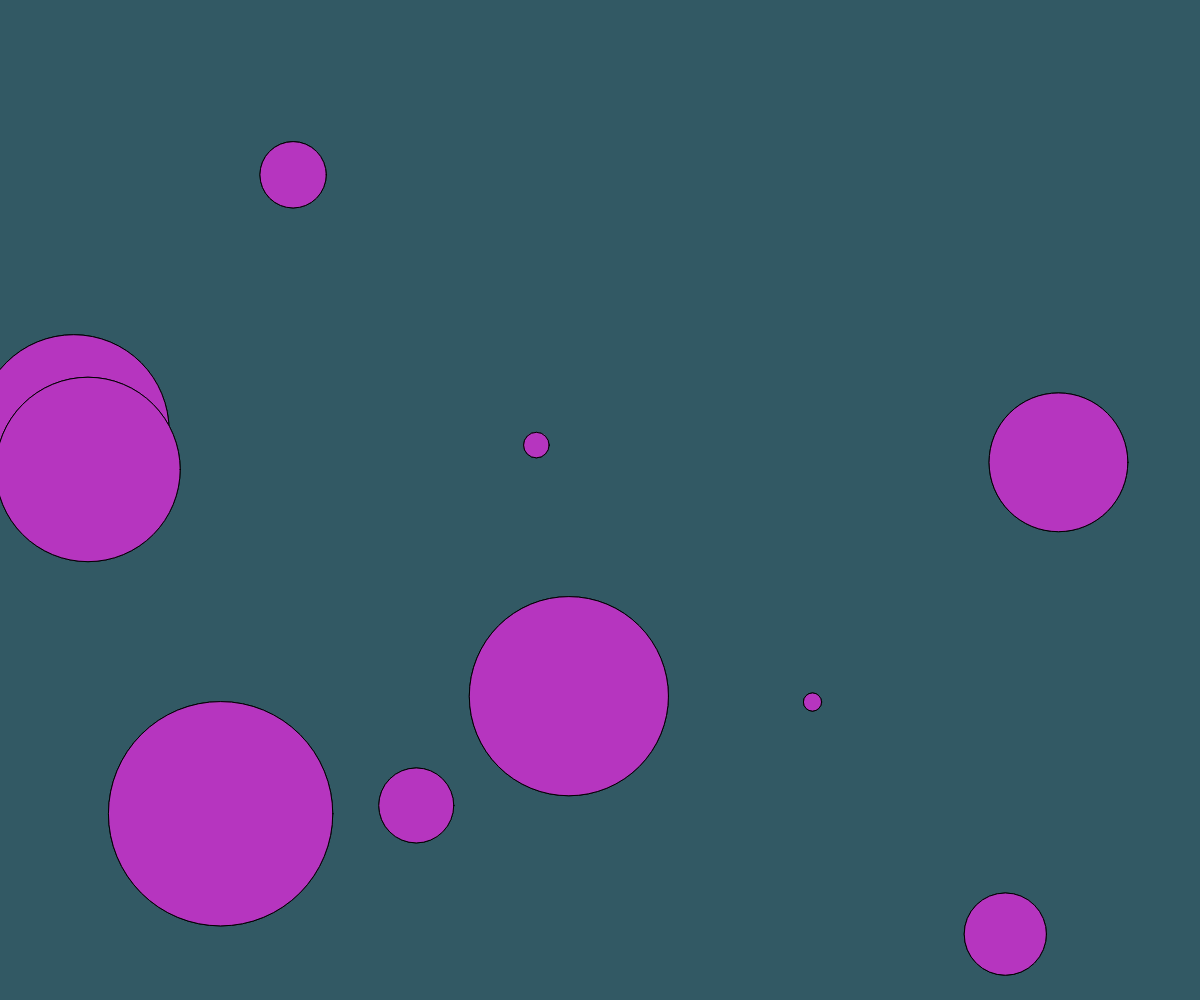
Frame 1 (no input)
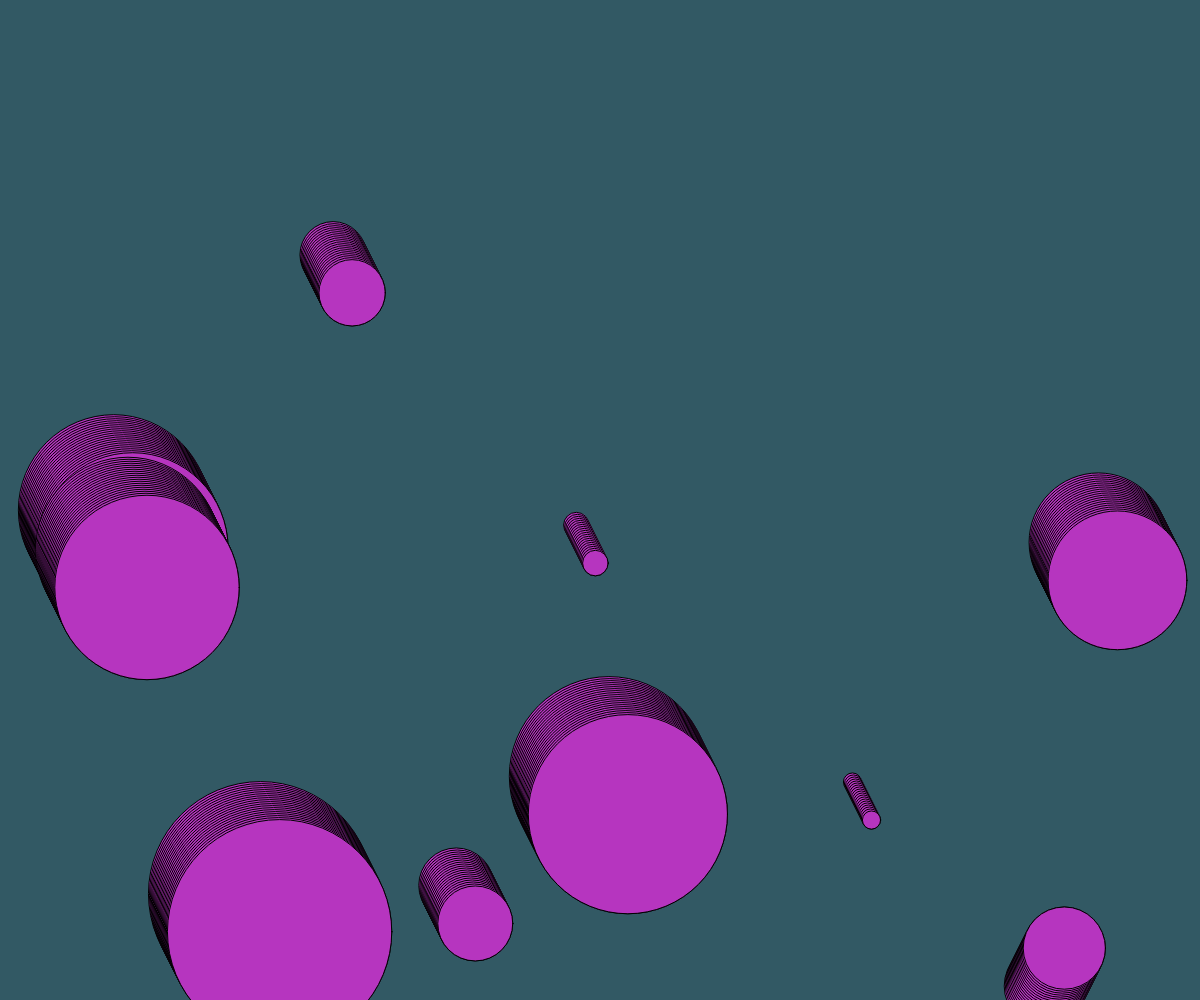
Frame 60 (no input)
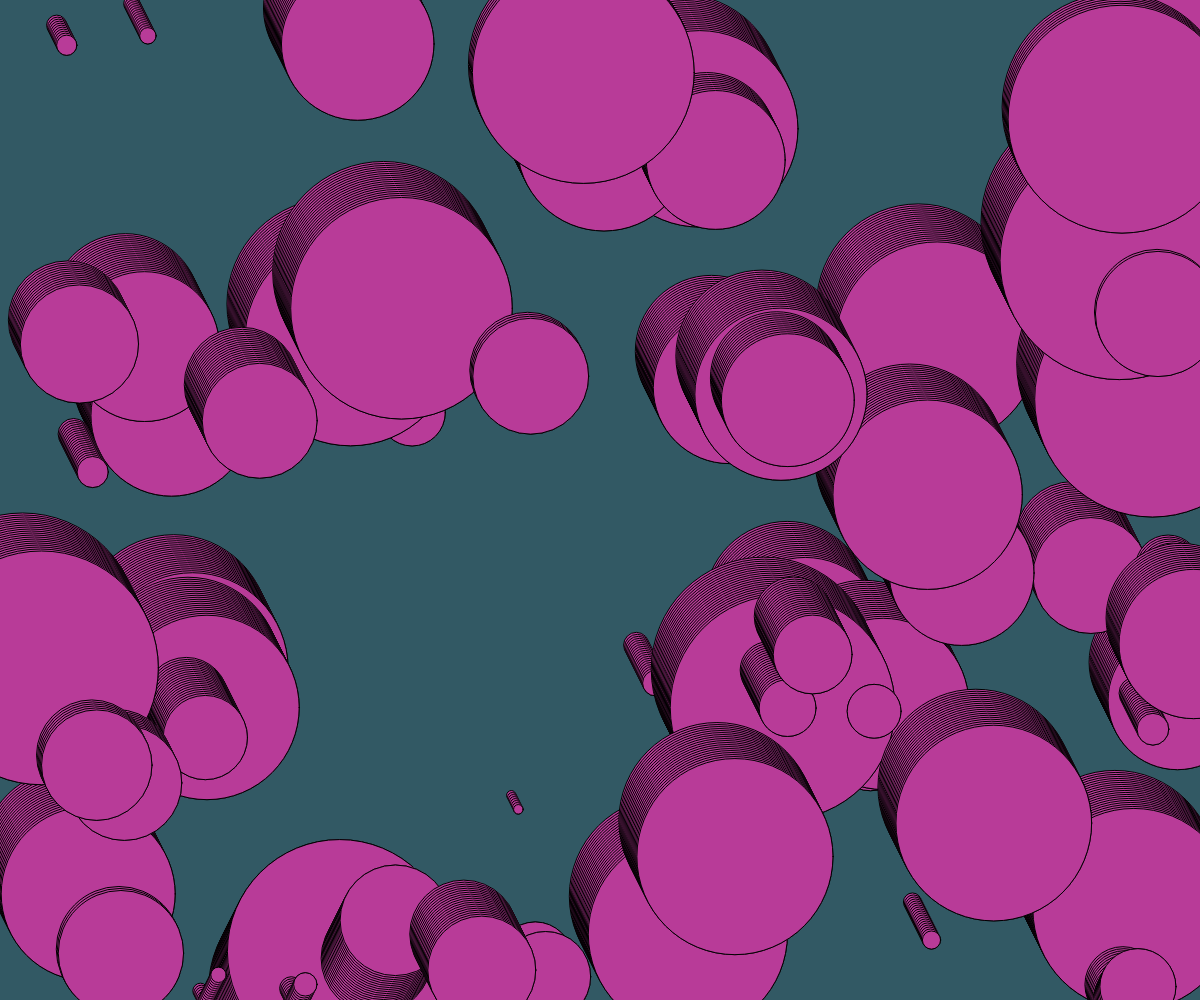
Frame 120 (the mouse pressed at the canvas centre since frame 60)

The p5.js sketch that drew these frames (run headless with seeded random() and noise() and a simulated clock; from frame 60 on, the mouse is pressed at the canvas centre):

// p5.js sketch
// ── sketch.js
let circ = []; // array of bubble objects
let r,g,b;
function setup() {
  createCanvas(windowWidth, windowHeight);
  r = random(255);
  g = random(255);
  b= random(255);
  // Create objects
  for (let i = 0; i < 10; i++) {
    circ.push(new Bubble());
  }
}

function draw() {
  background(50, 89, 100);

  for (let i = 0; i < circ.length; i++) {
    //for(let j = 0; j< 50; j++){
      circ[i].move();
      circ[i].display();
    //}

  }

  if(mouseIsPressed){
    r = random(255);
    g = random(255);
    b = random(255);
    circ.push(new Bubble());


  }
}

// bubble class
class Bubble {
  constructor() {
    this.x = random(width);
    this.y = random(height);
    this.diameter = random(1, 250);
    this.xspeed = 1;
    this.yspeed = 2;
    this.history = [];
  }

  move() {
    if(this.x > width || this.x <0){this.xspeed = -this.xspeed}
    if(this.y > height|| this.y <0){this.yspeed = -this.yspeed}
    this.x = this.x + this.xspeed;
    this.y = this.y+ this.yspeed;

    //
    var v = createVector(this.x, this.y);
    this.history.push(v);

    if(this.history.length > 20){
      this.history.splice(0,2);
    }

  }

  display() {
    ellipse(this.x, this.y, this.diameter, this.diameter);
    fill(r,g,b);

    for(var i = 0; i < this.history.length; i++){
      var pos = this.history[i];
      ellipse(pos.x, pos.y, this.diameter, this.diameter);
      fill(r,g,b);
    }
  }
}
